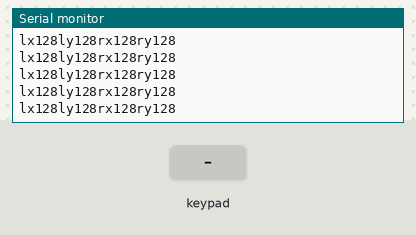
The sketch below on a simulated Arduino Uno, built with avr-gcc and run on an emulated ATmega328P. On the bench: the last lines printed to the serial monitor. The inputs (shaded band) are chosen by the test bench.

Above: at 1.2 s.
1.3 s: key 'U' pressed
At 1.54 s:
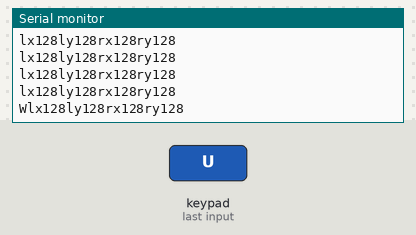
2.9 s: key 'D' pressed
At 3.05 s:
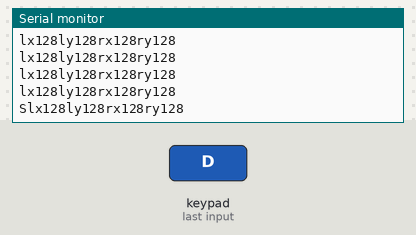
4.4 s: key 'L' pressed
At 4.57 s:
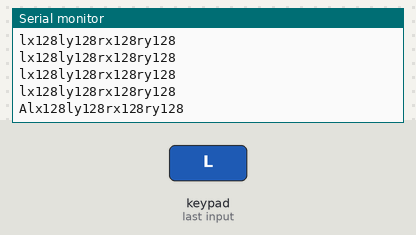
5.9 s: key 'R' pressed
At 6.08 s:
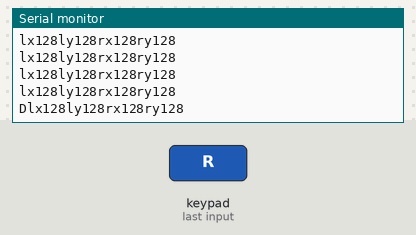
7.4 s: key 'X' pressed
At 7.59 s:
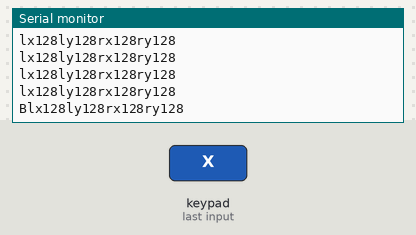
8.9 s: key 'O' pressed
At 9.1 s:
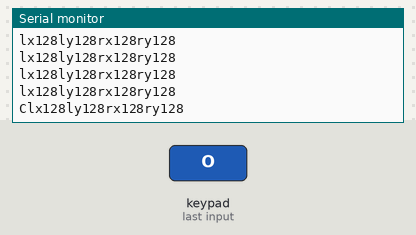

Measured:
- after the input at 1.3 s, the serial monitor: prints a new line after 0.11 s (image 1)
- after the input at 2.9 s, the serial monitor: prints a new line at once (image 2)
- after the input at 4.4 s, the serial monitor: prints a new line at once (image 3)
- after the input at 5.9 s, the serial monitor: prints a new line after 0.05 s (image 4)
- after the input at 7.4 s, the serial monitor: prints a new line after 0.06 s (image 5)
- after the input at 8.9 s, the serial monitor: prints a new line after 0.07 s (image 6)

The sketch:

controller2.ino
```cpp
#include <PS2X_lib.h>


/********for ps2************************/
PS2X ps2x; // create PS2 Controller Class
int error = 0;

String Data="";
int datacounter =0;

void setup() {
  Serial.begin(57600);
  delay(50);
  error = ps2x.config_gamepad(9,11,10,12, false, true); //setup pins and settings:  GamePad(clock, command, attention, data, Pressures?, Rumble?) check for error
  // put your setup code here, to run once:
  while(error!=0){
   if(error == 0){
     Serial.println("Found Controller, configured successful");
   }

  else if(error == 1)
    Serial.println("OOOO");

  else if(error == 2)
    Serial.println("JJJJJ");

  else if(error == 3)
    Serial.println("Controller refusing to enter Pressures mode, may not support it. ");
  error = ps2x.config_gamepad(9,11,10,12, false, true);
  }
}
void loop() {
  ps2x.read_gamepad();
  if(ps2x.Button(PSB_PAD_UP))
  Data=Data+"W";
  if(ps2x.Button(PSB_PAD_RIGHT))
  Data=Data+"D";
  if(ps2x.Button(PSB_PAD_LEFT))
  Data=Data+"A";
  if(ps2x.Button(PSB_PAD_DOWN))
  Data=Data+"S";
  if(ps2x.Button(PSB_R1))
  Data=Data+"R";
  if(ps2x.Button(PSB_R2))
  Data=Data+"T";
  if(ps2x.Button(PSB_R3))
  Data=Data+"K";
  if(ps2x.Button(PSB_L1))
  Data=Data+"L";
  if(ps2x.Button(PSB_L2))
  Data=Data+"M";
  if(ps2x.Button(PSB_L3))
  Data=Data+"N";
  if(ps2x.Button(PSB_GREEN))
  Data=Data+"G";
  if(ps2x.Button(PSB_PINK))
  Data=Data+"P";
  if(ps2x.Button(PSB_RED))
  Data=Data+"C";
  if(ps2x.Button(PSB_BLUE))
  Data=Data+"B";
  char str[60];
  Data=Data+"lx"+(int)ps2x.Analog(PSS_LX);
  Data=Data+"ly"+(int)ps2x.Analog(PSS_LY);
  Data=Data+"rx"+(int)ps2x.Analog(PSS_RX);
  Data=Data+"ry"+(int)ps2x.Analog(PSS_RY);
  Serial.println(Data);
delay(150);
Data="";
}
```
